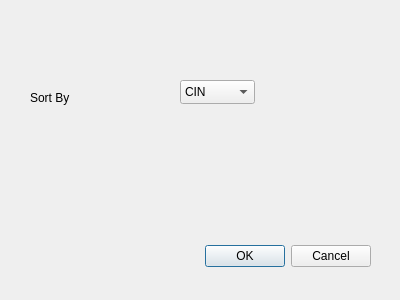
<?xml version="1.0" encoding="UTF-8"?>
<ui version="4.0">
 <class>Sort</class>
 <widget class="QDialog" name="Sort">
  <property name="geometry">
   <rect>
    <x>0</x>
    <y>0</y>
    <width>400</width>
    <height>300</height>
   </rect>
  </property>
  <property name="windowTitle">
   <string>Dialog</string>
  </property>
  <widget class="QDialogButtonBox" name="buttonBox">
   <property name="geometry">
    <rect>
     <x>30</x>
     <y>240</y>
     <width>341</width>
     <height>32</height>
    </rect>
   </property>
   <property name="orientation">
    <enum>Qt::Horizontal</enum>
   </property>
   <property name="standardButtons">
    <set>QDialogButtonBox::Cancel|QDialogButtonBox::Ok</set>
   </property>
  </widget>
  <widget class="QLabel" name="label">
   <property name="geometry">
    <rect>
     <x>30</x>
     <y>90</y>
     <width>55</width>
     <height>16</height>
    </rect>
   </property>
   <property name="text">
    <string>Sort By</string>
   </property>
  </widget>
  <widget class="QComboBox" name="comboBox">
   <property name="geometry">
    <rect>
     <x>180</x>
     <y>80</y>
     <width>75</width>
     <height>24</height>
    </rect>
   </property>
   <item>
    <property name="text">
     <string>CIN</string>
    </property>
   </item>
   <item>
    <property name="text">
     <string>Full Name</string>
    </property>
   </item>
   <item>
    <property name="text">
     <string>Age</string>
    </property>
   </item>
   <item>
    <property name="text">
     <string>Adresse</string>
    </property>
   </item>
   <item>
    <property name="text">
     <string>Email</string>
    </property>
   </item>
  </widget>
 </widget>
 <resources/>
 <connections>
  <connection>
   <sender>buttonBox</sender>
   <signal>accepted()</signal>
   <receiver>Sort</receiver>
   <slot>accept()</slot>
   <hints>
    <hint type="sourcelabel">
     <x>248</x>
     <y>254</y>
    </hint>
    <hint type="destinationlabel">
     <x>157</x>
     <y>274</y>
    </hint>
   </hints>
  </connection>
  <connection>
   <sender>buttonBox</sender>
   <signal>rejected()</signal>
   <receiver>Sort</receiver>
   <slot>reject()</slot>
   <hints>
    <hint type="sourcelabel">
     <x>316</x>
     <y>260</y>
    </hint>
    <hint type="destinationlabel">
     <x>286</x>
     <y>274</y>
    </hint>
   </hints>
  </connection>
 </connections>
</ui>
